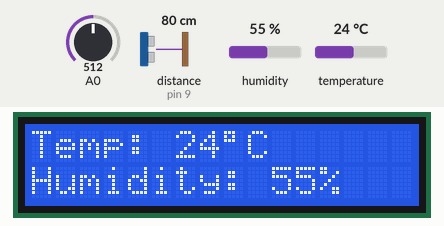
Simulated run of this sketch. Board: Arduino Uno, built with avr-gcc and run on an emulated ATmega328P. Parts: 16×2 character LCD. Wiring (inferred from the names in the program): ultrasonic range finder: trigger pin 13; echo pin 9. Inputs (shaded band) come from the test bench; at power-on: humidity 55 %, temperature 24 °C, A0 = 512, distance to the obstacle (sensor on pin 9) 80 cm. The echo pulse lasts 58.3 µs per cm; what the sketch prints to the serial monitor is not drawn.

Above: at 3.2 s.
3.3 s: humidity set to 22 %
At 6.9 s:
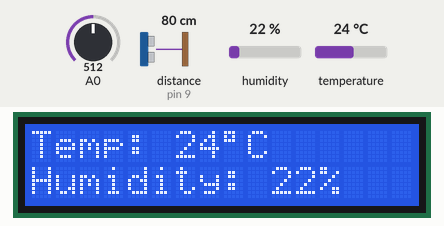
7.6 s: temperature set to 12 °C
At 9.8 s:
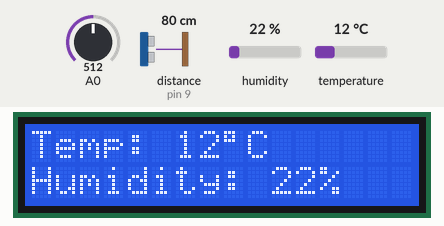
11.9 s: humidity set to 40 %
At 15.6 s:
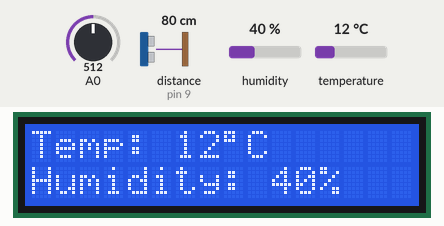
16.4 s: temperature set to 19 °C
At 18.5 s:
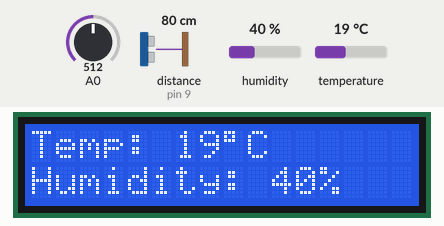
Timing chart, 0 to 20.0 s (numbered marks = the images above; inputs shaded):
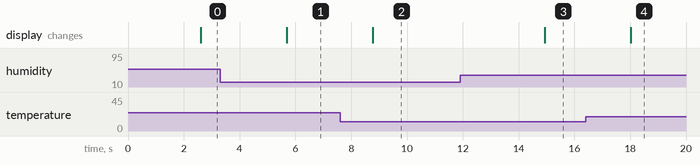

The sketch:

arduino_finalfinalfinal_final-final.ino
```cpp
//Loading libraries
#include "DHT.h"
#include <SoftwareSerial.h>
#include <LiquidCrystal.h>
//defining nodemcu pins
SoftwareSerial nodemcu(11,10);

#define echoPin 9 // attach pin D9 Arduino to pin Echo of HC-SR04
#define trigPin 13 //attach pin D10 Arduino to pin Trig of HC-SR04
#define DHTPIN 2     // what pin we're connected to on the Temp and Humidity Sensor
#define DHTTYPE DHT11   // DHT 11
DHT dht(DHTPIN, DHTTYPE);
//defining LiquidCrystalDisplay Pins as variables to move cursor and print characters
const int rs = 8, en = 7, d4 = 3, d5 = 4, d6 = 5, d7 = 6;
LiquidCrystal lcd(rs, en, d4, d5, d6, d7);

boolean tflag = false; // temperature flag.
// stops repetition
int relay = 13;
int sdata1 = 0; // humidity
int sdata2 = 0; // temperature

// defines variables
long duration; // variable for the duration of sound wave travel
int distance; // variable for the distance measurement

String cdata; // complete data, consisting of sensors values

void setup()
{
Serial.begin(9600);
nodemcu.begin(9600);
dht.begin();
lcd.begin(16, 2);

pinMode(4, OUTPUT); // dht11 vcc pin is connected with pin 4 (power pin/5v/3.3v)
digitalWrite(4, HIGH);
pinMode(trigPin, OUTPUT); // Sets the trigPin as an OUTPUT
pinMode(echoPin, INPUT); // Sets the echoPin as an INPUT
}

void loop()
{
    // Wait a few seconds between measurements.
  delay(2000);
  int sensorValue = analogRead(A0);
  // Sensor readings may also be up to 2 seconds (due to old sensor)
  int h = dht.readHumidity();
  // Read temperature as Celsius
  int t = dht.readTemperature();
  // Read temperature as Fahrenheit
  int f = dht.readTemperature(true);

  // Check if any reads failed and exit early (to try again).
  if (isnan(h) || isnan(t) || isnan(f)) {
    Serial.println("Failed to read from DHT sensor!");
    return;
  }

  // Compute heat index
  // Must send in temp in Fahrenheit!
  int hi = dht.computeHeatIndex(f, h);
    sdata1 = h;
    sdata2 = t;
   cdata = cdata + sdata1+","+sdata2; // comma will be used a delimeter
   //printing values into nodemcu serial monitor
   nodemcu.println(cdata);
   cdata = "";
  nodemcu.println(sensorValue);
  delay(500);
  //printing same values on the LCD
 lcd.setCursor(0,0);
  lcd.print("Temp: ");
  lcd.print(t);
  //char223 = degree symbol
  lcd.print((char)223);
  lcd.print("C");
  lcd.setCursor(0,1);
  lcd.print("Humidity: ");
  lcd.print(h);
  lcd.print("%");
  delay(520);
   // Clears the trigPin condition
  digitalWrite(trigPin, LOW);
  delayMicroseconds(2);
  // Sets the trigPin HIGH (ACTIVE) for 10 microseconds
  digitalWrite(trigPin, HIGH);
  delayMicroseconds(10);
  digitalWrite(trigPin, LOW);
  // Reads the echoPin, returns the sound wave travel time in microseconds
  duration = pulseIn(echoPin, HIGH);
  // Calculating the distance
  distance = duration * 0.034 / 2; // Speed of sound wave divided by 2 (go and back)
  // Displays the distance on the Serial Monitor
  Serial.print("Distance: ");
  Serial.print(distance);
  Serial.println(" cm");
  //Displays Soil Moisture Level in Serial Monitor
  Serial.print("Soil Moisture Level = ");
  Serial.println(sensorValue);
  //Displays Temperature in Degree's C in Serial Monitor
  Serial.print("Temperature = ");
  Serial.print(t);
  Serial.print("°");
  Serial.println("C");
  //Displays Humidity Level
  Serial.print("Humidity = ");
  Serial.print(h);
  Serial.println("%");

}
```

Measured:
- after the input at 3.3 s, the display: changes after 2.4 s (image 1)
- after the input at 7.6 s, the display: changes after 1.2 s (image 2)
- after the input at 11.9 s, the display: changes after 3.0 s (image 3)
- after the input at 16.4 s, the display: changes after 1.6 s (image 4)
